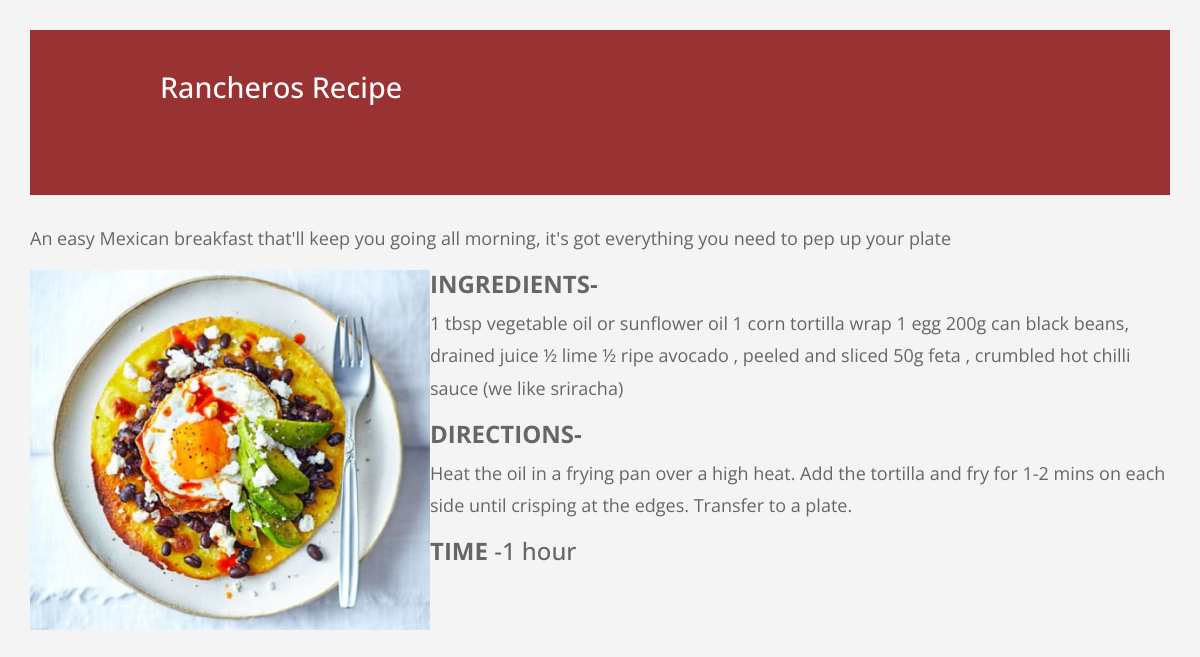
Page /search/Rancheros/ (signed in) on the committed database.
### firstapp/models.py (models this page shows)
class modeltable(models.Model):
    name=models.CharField(max_length=264)
    ingredients=models.CharField(max_length=264)
    time=models.CharField(max_length=264)
    directions=models.CharField(max_length=264)
    description=models.CharField(max_length=264)
    image=models.FileField(upload_to='fileupload')

### firstapp/views.py (the view)
# urls.py: path('search/<file>/',user_views.search,name='search'),
@login_required
def search(request,file):
    data=models.modeltable.objects.get(name=file)
    dict={'display':data}
    return render(request,'recipe.html',context=dict)

### templates/recipe.html
{% extends "ind.html" %}
{% block content %}
<div class="col-lg-12 tm-form-header pl-5 pr-5">
  <h2 class="tm-container-inner tm-text-color-white">{{display.name}} Recipe </h2>
</div>
<br>
  {% if display %}
      <p>{{display.description}}</p>
      <img src="{{ display.image.url }}" height="360" width="400" align="left" border="1">
      <h4><B>INGREDIENTS-</B></h4>
      <p>{{display.ingredients}}</p>
      <h4><B>DIRECTIONS-</B></h4>
      <p>{{display.directions}}</p>
      <h4><B>TIME</B> -{{display.time}}</h4>
      <br>
  {% else %}
    <h4>NOT FOUND</h4>
  {% endif %}
{% endblock %}

### static/templatemo-style.css (style rules this page uses)
body { font-family: 'Open Sans', Helvetica, Arial, sans-serif; font-size: 18px; color: #666666; background-color: #f4f4f4; }
p, q { line-height: 1.8; }
h2 { font-size: 1.8rem; }
.tm-container-inner { margin: 0 auto; max-width: 880px; }
.tm-text-color-white { color: white; }
.tm-form-header { background: #993333; padding: 40px 40px 90px; }

### rows in the picture
modeltable: name "Rancheros", description "An easy Mexican breakfast that'll keep you going all morning, it's got everything you need to pep up your plate", image (picture), ingredients "1 tbsp vegetable oil or sunflower oil 1 corn tortilla wrap 1 egg 200g can black beans, drained juice ½ lime ½ ripe avocado , peeled and sliced 50g feta , crumbled hot chilli sauce (we like sriracha)", directions "Heat the oil in a frying pan over a high heat. Add the tortilla and fry for 1-2 mins on each side until crisping at the edges. Transfer to a plate.", time "1 hour"
